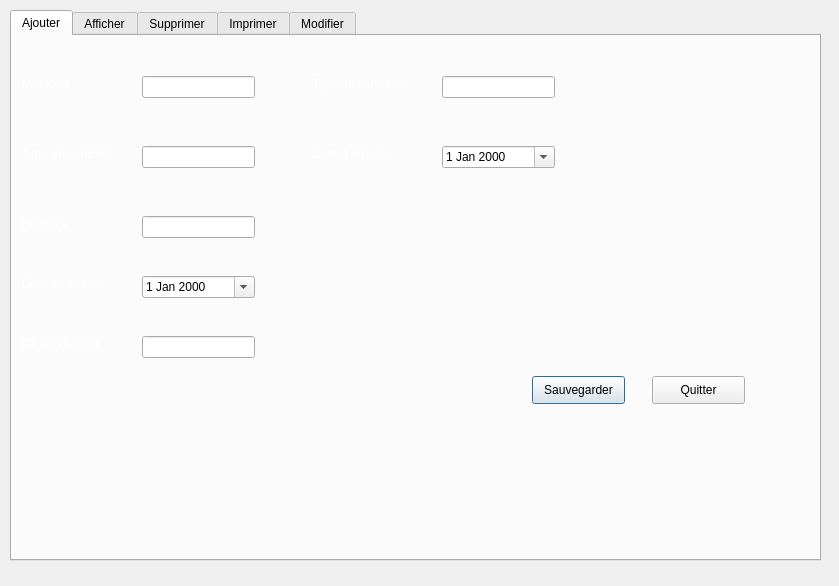
<?xml version="1.0" encoding="UTF-8"?>
<ui version="4.0">
 <class>GestionVehicule</class>
 <widget class="QDialog" name="GestionVehicule">
  <property name="geometry">
   <rect>
    <x>0</x>
    <y>0</y>
    <width>839</width>
    <height>586</height>
   </rect>
  </property>
  <property name="windowTitle">
   <string>Gestion Vehicule</string>
  </property>
  <widget class="QTabWidget" name="tabWidget_2">
   <property name="geometry">
    <rect>
     <x>10</x>
     <y>10</y>
     <width>811</width>
     <height>551</height>
    </rect>
   </property>
   <property name="currentIndex">
    <number>0</number>
   </property>
   <widget class="QWidget" name="tab_3">
    <attribute name="title">
     <string>Ajouter</string>
    </attribute>
    <widget class="QLabel" name="label">
     <property name="geometry">
      <rect>
       <x>10</x>
       <y>40</y>
       <width>56</width>
       <height>16</height>
      </rect>
     </property>
     <property name="styleSheet">
      <string notr="true"/>
     </property>
     <property name="text">
      <string>&lt;html&gt;&lt;head/&gt;&lt;body&gt;&lt;p&gt;&lt;span style=&quot; color:#ffffff;&quot;&gt;Matricule&lt;/span&gt;&lt;/p&gt;&lt;/body&gt;&lt;/html&gt;</string>
     </property>
    </widget>
    <widget class="QLabel" name="label_2">
     <property name="geometry">
      <rect>
       <x>10</x>
       <y>110</y>
       <width>111</width>
       <height>16</height>
      </rect>
     </property>
     <property name="text">
      <string>&lt;html&gt;&lt;head/&gt;&lt;body&gt;&lt;p&gt;&lt;span style=&quot; color:#ffffff;&quot;&gt;Type de vehicule&lt;/span&gt;&lt;/p&gt;&lt;/body&gt;&lt;/html&gt;</string>
     </property>
    </widget>
    <widget class="QLabel" name="label_3">
     <property name="geometry">
      <rect>
       <x>300</x>
       <y>40</y>
       <width>111</width>
       <height>16</height>
      </rect>
     </property>
     <property name="text">
      <string>&lt;html&gt;&lt;head/&gt;&lt;body&gt;&lt;p&gt;&lt;span style=&quot; color:#ffffff;&quot;&gt;Type de carburant&lt;/span&gt;&lt;/p&gt;&lt;/body&gt;&lt;/html&gt;</string>
     </property>
    </widget>
    <widget class="QLabel" name="label_4">
     <property name="geometry">
      <rect>
       <x>10</x>
       <y>180</y>
       <width>56</width>
       <height>16</height>
      </rect>
     </property>
     <property name="text">
      <string>&lt;html&gt;&lt;head/&gt;&lt;body&gt;&lt;p&gt;&lt;span style=&quot; color:#ffffff;&quot;&gt;Distance&lt;/span&gt;&lt;/p&gt;&lt;/body&gt;&lt;/html&gt;</string>
     </property>
    </widget>
    <widget class="QLabel" name="label_6">
     <property name="geometry">
      <rect>
       <x>10</x>
       <y>300</y>
       <width>91</width>
       <height>16</height>
      </rect>
     </property>
     <property name="text">
      <string>&lt;html&gt;&lt;head/&gt;&lt;body&gt;&lt;p&gt;&lt;span style=&quot; color:#ffffff;&quot;&gt;ID_conducteur&lt;/span&gt;&lt;/p&gt;&lt;/body&gt;&lt;/html&gt;</string>
     </property>
    </widget>
    <widget class="QLabel" name="label_7">
     <property name="geometry">
      <rect>
       <x>10</x>
       <y>240</y>
       <width>91</width>
       <height>16</height>
      </rect>
     </property>
     <property name="text">
      <string>&lt;html&gt;&lt;head/&gt;&lt;body&gt;&lt;p&gt;&lt;span style=&quot; color:#ffffff;&quot;&gt;Date de depart&lt;/span&gt;&lt;/p&gt;&lt;/body&gt;&lt;/html&gt;</string>
     </property>
    </widget>
    <widget class="QLabel" name="label_8">
     <property name="geometry">
      <rect>
       <x>300</x>
       <y>110</y>
       <width>91</width>
       <height>16</height>
      </rect>
     </property>
     <property name="text">
      <string>&lt;html&gt;&lt;head/&gt;&lt;body&gt;&lt;p&gt;&lt;span style=&quot; color:#ffffff;&quot;&gt;Date d arrivée&lt;/span&gt;&lt;/p&gt;&lt;/body&gt;&lt;/html&gt;</string>
     </property>
    </widget>
    <widget class="QLineEdit" name="mataj">
     <property name="geometry">
      <rect>
       <x>130</x>
       <y>40</y>
       <width>113</width>
       <height>22</height>
      </rect>
     </property>
    </widget>
    <widget class="QLineEdit" name="typevaj">
     <property name="geometry">
      <rect>
       <x>130</x>
       <y>110</y>
       <width>113</width>
       <height>22</height>
      </rect>
     </property>
    </widget>
    <widget class="QLineEdit" name="typecaj">
     <property name="geometry">
      <rect>
       <x>430</x>
       <y>40</y>
       <width>113</width>
       <height>22</height>
      </rect>
     </property>
    </widget>
    <widget class="QLineEdit" name="distaj">
     <property name="geometry">
      <rect>
       <x>130</x>
       <y>180</y>
       <width>113</width>
       <height>22</height>
      </rect>
     </property>
    </widget>
    <widget class="QDateEdit" name="datedepaj">
     <property name="geometry">
      <rect>
       <x>130</x>
       <y>240</y>
       <width>113</width>
       <height>22</height>
      </rect>
     </property>
     <property name="calendarPopup">
      <bool>true</bool>
     </property>
    </widget>
    <widget class="QDateEdit" name="datearaj">
     <property name="geometry">
      <rect>
       <x>430</x>
       <y>110</y>
       <width>113</width>
       <height>22</height>
      </rect>
     </property>
     <property name="calendarPopup">
      <bool>true</bool>
     </property>
    </widget>
    <widget class="QLineEdit" name="idcaj">
     <property name="geometry">
      <rect>
       <x>130</x>
       <y>300</y>
       <width>113</width>
       <height>22</height>
      </rect>
     </property>
    </widget>
    <widget class="QPushButton" name="ajout">
     <property name="geometry">
      <rect>
       <x>520</x>
       <y>340</y>
       <width>93</width>
       <height>28</height>
      </rect>
     </property>
     <property name="text">
      <string>Sauvegarder</string>
     </property>
    </widget>
    <widget class="QPushButton" name="pushButton_2">
     <property name="geometry">
      <rect>
       <x>640</x>
       <y>340</y>
       <width>93</width>
       <height>28</height>
      </rect>
     </property>
     <property name="text">
      <string>Quitter</string>
     </property>
    </widget>
    <widget class="QLabel" name="label_17">
     <property name="geometry">
      <rect>
       <x>0</x>
       <y>0</y>
       <width>811</width>
       <height>521</height>
      </rect>
     </property>
     <property name="text">
      <string/>
     </property>
    </widget>
    <zorder>label_17</zorder>
    <zorder>label</zorder>
    <zorder>label_2</zorder>
    <zorder>label_3</zorder>
    <zorder>label_4</zorder>
    <zorder>label_6</zorder>
    <zorder>label_7</zorder>
    <zorder>label_8</zorder>
    <zorder>mataj</zorder>
    <zorder>typevaj</zorder>
    <zorder>typecaj</zorder>
    <zorder>distaj</zorder>
    <zorder>datedepaj</zorder>
    <zorder>datearaj</zorder>
    <zorder>idcaj</zorder>
    <zorder>ajout</zorder>
    <zorder>pushButton_2</zorder>
   </widget>
   <widget class="QWidget" name="tab_4">
    <attribute name="title">
     <string>Afficher</string>
    </attribute>
    <widget class="QTableView" name="tabvehicule">
     <property name="geometry">
      <rect>
       <x>15</x>
       <y>120</y>
       <width>741</width>
       <height>371</height>
      </rect>
     </property>
    </widget>
    <widget class="QLabel" name="label_10">
     <property name="geometry">
      <rect>
       <x>20</x>
       <y>80</y>
       <width>56</width>
       <height>16</height>
      </rect>
     </property>
     <property name="text">
      <string>&lt;html&gt;&lt;head/&gt;&lt;body&gt;&lt;p&gt;&lt;span style=&quot; color:#ffffff;&quot;&gt;Matricule&lt;/span&gt;&lt;/p&gt;&lt;/body&gt;&lt;/html&gt;</string>
     </property>
    </widget>
    <widget class="QLineEdit" name="mataf">
     <property name="geometry">
      <rect>
       <x>110</x>
       <y>80</y>
       <width>113</width>
       <height>22</height>
      </rect>
     </property>
    </widget>
    <widget class="QPushButton" name="pushButton">
     <property name="geometry">
      <rect>
       <x>660</x>
       <y>80</y>
       <width>93</width>
       <height>28</height>
      </rect>
     </property>
     <property name="text">
      <string>Trier</string>
     </property>
    </widget>
    <widget class="QPushButton" name="rechercher">
     <property name="geometry">
      <rect>
       <x>550</x>
       <y>80</y>
       <width>93</width>
       <height>28</height>
      </rect>
     </property>
     <property name="text">
      <string>Rechercher</string>
     </property>
    </widget>
    <widget class="QLabel" name="label_18">
     <property name="geometry">
      <rect>
       <x>0</x>
       <y>0</y>
       <width>811</width>
       <height>531</height>
      </rect>
     </property>
     <property name="text">
      <string/>
     </property>
    </widget>
    <zorder>label_18</zorder>
    <zorder>tabvehicule</zorder>
    <zorder>label_10</zorder>
    <zorder>mataf</zorder>
    <zorder>pushButton</zorder>
    <zorder>rechercher</zorder>
   </widget>
   <widget class="QWidget" name="tab_5">
    <attribute name="title">
     <string>Supprimer</string>
    </attribute>
    <widget class="QLabel" name="label_9">
     <property name="geometry">
      <rect>
       <x>170</x>
       <y>190</y>
       <width>131</width>
       <height>16</height>
      </rect>
     </property>
     <property name="text">
      <string>&lt;html&gt;&lt;head/&gt;&lt;body&gt;&lt;p&gt;&lt;span style=&quot; color:#ffffff;&quot;&gt;Matricule a supprimer&lt;/span&gt;&lt;/p&gt;&lt;/body&gt;&lt;/html&gt;</string>
     </property>
    </widget>
    <widget class="QLineEdit" name="matsup">
     <property name="geometry">
      <rect>
       <x>330</x>
       <y>190</y>
       <width>113</width>
       <height>22</height>
      </rect>
     </property>
    </widget>
    <widget class="QPushButton" name="Supprimer">
     <property name="geometry">
      <rect>
       <x>340</x>
       <y>250</y>
       <width>93</width>
       <height>28</height>
      </rect>
     </property>
     <property name="text">
      <string>Supprimer</string>
     </property>
    </widget>
    <widget class="QLabel" name="label_19">
     <property name="geometry">
      <rect>
       <x>0</x>
       <y>0</y>
       <width>811</width>
       <height>521</height>
      </rect>
     </property>
     <property name="text">
      <string/>
     </property>
    </widget>
    <zorder>label_19</zorder>
    <zorder>label_9</zorder>
    <zorder>matsup</zorder>
    <zorder>Supprimer</zorder>
   </widget>
   <widget class="QWidget" name="tab_6">
    <attribute name="title">
     <string>Imprimer</string>
    </attribute>
    <widget class="QTextEdit" name="textEdit">
     <property name="geometry">
      <rect>
       <x>30</x>
       <y>100</y>
       <width>711</width>
       <height>401</height>
      </rect>
     </property>
    </widget>
    <widget class="QPushButton" name="pushButton_3">
     <property name="geometry">
      <rect>
       <x>640</x>
       <y>60</y>
       <width>93</width>
       <height>28</height>
      </rect>
     </property>
     <property name="text">
      <string>Imprimer</string>
     </property>
    </widget>
    <widget class="QLabel" name="label_20">
     <property name="geometry">
      <rect>
       <x>0</x>
       <y>0</y>
       <width>811</width>
       <height>531</height>
      </rect>
     </property>
     <property name="text">
      <string/>
     </property>
    </widget>
    <zorder>label_20</zorder>
    <zorder>textEdit</zorder>
    <zorder>pushButton_3</zorder>
   </widget>
   <widget class="QWidget" name="tab">
    <attribute name="title">
     <string>Modifier</string>
    </attribute>
    <widget class="QLabel" name="label_16">
     <property name="geometry">
      <rect>
       <x>50</x>
       <y>180</y>
       <width>56</width>
       <height>16</height>
      </rect>
     </property>
     <property name="text">
      <string>&lt;html&gt;&lt;head/&gt;&lt;body&gt;&lt;p&gt;&lt;span style=&quot; color:#ffffff;&quot;&gt;Distance&lt;/span&gt;&lt;/p&gt;&lt;/body&gt;&lt;/html&gt;</string>
     </property>
    </widget>
    <widget class="QLabel" name="label_14">
     <property name="geometry">
      <rect>
       <x>30</x>
       <y>320</y>
       <width>91</width>
       <height>16</height>
      </rect>
     </property>
     <property name="text">
      <string>&lt;html&gt;&lt;head/&gt;&lt;body&gt;&lt;p&gt;&lt;span style=&quot; color:#ffffff;&quot;&gt;ID_conducteur&lt;/span&gt;&lt;/p&gt;&lt;/body&gt;&lt;/html&gt;</string>
     </property>
    </widget>
    <widget class="QLineEdit" name="typevmod">
     <property name="geometry">
      <rect>
       <x>140</x>
       <y>110</y>
       <width>113</width>
       <height>22</height>
      </rect>
     </property>
    </widget>
    <widget class="QLabel" name="label_5">
     <property name="geometry">
      <rect>
       <x>320</x>
       <y>40</y>
       <width>111</width>
       <height>16</height>
      </rect>
     </property>
     <property name="text">
      <string>&lt;html&gt;&lt;head/&gt;&lt;body&gt;&lt;p&gt;&lt;span style=&quot; color:#ffffff;&quot;&gt;Type de carburant&lt;/span&gt;&lt;/p&gt;&lt;/body&gt;&lt;/html&gt;</string>
     </property>
    </widget>
    <widget class="QLineEdit" name="idmod">
     <property name="geometry">
      <rect>
       <x>140</x>
       <y>320</y>
       <width>113</width>
       <height>22</height>
      </rect>
     </property>
    </widget>
    <widget class="QLabel" name="label_12">
     <property name="geometry">
      <rect>
       <x>40</x>
       <y>250</y>
       <width>91</width>
       <height>16</height>
      </rect>
     </property>
     <property name="text">
      <string>&lt;html&gt;&lt;head/&gt;&lt;body&gt;&lt;p&gt;&lt;span style=&quot; color:#ffffff;&quot;&gt;Date de depart&lt;/span&gt;&lt;/p&gt;&lt;/body&gt;&lt;/html&gt;</string>
     </property>
    </widget>
    <widget class="QDateEdit" name="datedepmod">
     <property name="geometry">
      <rect>
       <x>140</x>
       <y>250</y>
       <width>113</width>
       <height>22</height>
      </rect>
     </property>
     <property name="calendarPopup">
      <bool>true</bool>
     </property>
    </widget>
    <widget class="QLineEdit" name="distmod">
     <property name="geometry">
      <rect>
       <x>140</x>
       <y>180</y>
       <width>113</width>
       <height>22</height>
      </rect>
     </property>
    </widget>
    <widget class="QDateEdit" name="datearmod">
     <property name="geometry">
      <rect>
       <x>440</x>
       <y>110</y>
       <width>113</width>
       <height>22</height>
      </rect>
     </property>
     <property name="calendarPopup">
      <bool>true</bool>
     </property>
    </widget>
    <widget class="QLabel" name="label_15">
     <property name="geometry">
      <rect>
       <x>20</x>
       <y>40</y>
       <width>56</width>
       <height>16</height>
      </rect>
     </property>
     <property name="text">
      <string>&lt;html&gt;&lt;head/&gt;&lt;body&gt;&lt;p&gt;&lt;span style=&quot; color:#ffffff;&quot;&gt;Matricule&lt;/span&gt;&lt;/p&gt;&lt;/body&gt;&lt;/html&gt;</string>
     </property>
    </widget>
    <widget class="QLineEdit" name="matmod">
     <property name="geometry">
      <rect>
       <x>140</x>
       <y>40</y>
       <width>113</width>
       <height>22</height>
      </rect>
     </property>
    </widget>
    <widget class="QLineEdit" name="typecmod">
     <property name="geometry">
      <rect>
       <x>440</x>
       <y>40</y>
       <width>113</width>
       <height>22</height>
      </rect>
     </property>
    </widget>
    <widget class="QLabel" name="label_11">
     <property name="geometry">
      <rect>
       <x>20</x>
       <y>110</y>
       <width>111</width>
       <height>16</height>
      </rect>
     </property>
     <property name="text">
      <string>&lt;html&gt;&lt;head/&gt;&lt;body&gt;&lt;p&gt;&lt;span style=&quot; color:#ffffff;&quot;&gt;Type de vehicule&lt;/span&gt;&lt;/p&gt;&lt;/body&gt;&lt;/html&gt;</string>
     </property>
    </widget>
    <widget class="QLabel" name="label_13">
     <property name="geometry">
      <rect>
       <x>320</x>
       <y>110</y>
       <width>91</width>
       <height>16</height>
      </rect>
     </property>
     <property name="text">
      <string>&lt;html&gt;&lt;head/&gt;&lt;body&gt;&lt;p&gt;&lt;span style=&quot; color:#ffffff;&quot;&gt;Date d arriveé&lt;/span&gt;&lt;/p&gt;&lt;/body&gt;&lt;/html&gt;</string>
     </property>
    </widget>
    <widget class="QPushButton" name="pushButton_4">
     <property name="geometry">
      <rect>
       <x>500</x>
       <y>280</y>
       <width>93</width>
       <height>28</height>
      </rect>
     </property>
     <property name="text">
      <string>Modifier</string>
     </property>
    </widget>
    <widget class="QLabel" name="label_21">
     <property name="geometry">
      <rect>
       <x>0</x>
       <y>0</y>
       <width>811</width>
       <height>531</height>
      </rect>
     </property>
     <property name="text">
      <string/>
     </property>
    </widget>
    <zorder>label_21</zorder>
    <zorder>label_16</zorder>
    <zorder>label_14</zorder>
    <zorder>typevmod</zorder>
    <zorder>label_5</zorder>
    <zorder>idmod</zorder>
    <zorder>label_12</zorder>
    <zorder>datedepmod</zorder>
    <zorder>distmod</zorder>
    <zorder>datearmod</zorder>
    <zorder>label_15</zorder>
    <zorder>matmod</zorder>
    <zorder>typecmod</zorder>
    <zorder>label_11</zorder>
    <zorder>label_13</zorder>
    <zorder>pushButton_4</zorder>
   </widget>
  </widget>
 </widget>
 <resources/>
 <connections/>
</ui>
